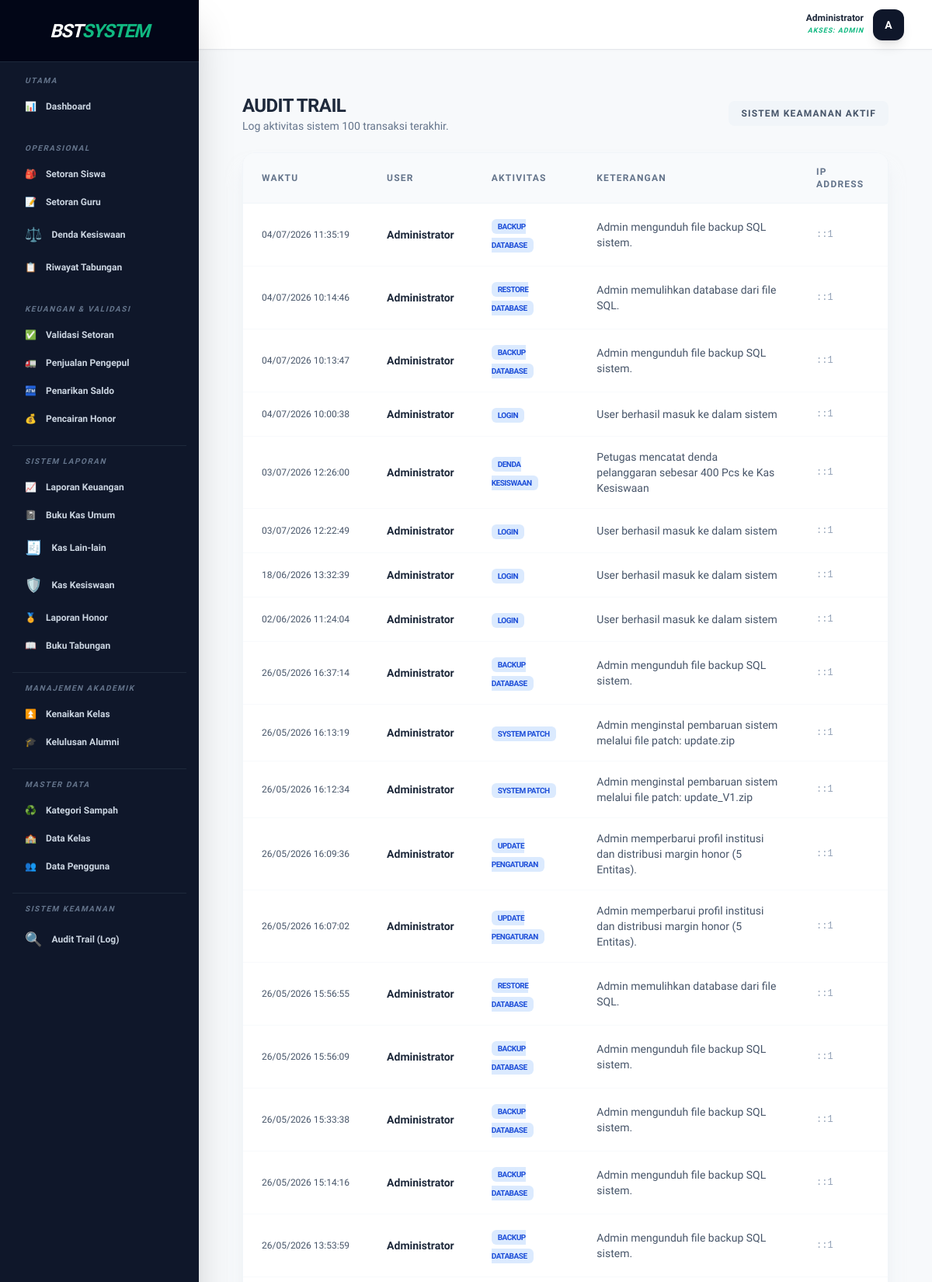
/public/pengaturan/logs (signed in, upper part), run on the app's committed database.
### tables this page shows
CREATE TABLE `activity_logs` (
  `id` int(11) NOT NULL AUTO_INCREMENT,
  `user_id` int(11) NOT NULL,
  `activity` varchar(255) NOT NULL,
  `description` text DEFAULT NULL,
  `ip_address` varchar(45) DEFAULT NULL,
  `created_at` timestamp NOT NULL DEFAULT current_timestamp(),
  PRIMARY KEY (`id`),
  KEY `user_id` (`user_id`),
  CONSTRAINT `activity_logs_ibfk_1` FOREIGN KEY (`user_id`) REFERENCES `users` (`id`)
);

CREATE TABLE `users` (
  `id` int(11) NOT NULL AUTO_INCREMENT,
  `nama` varchar(100) NOT NULL,
  `username` varchar(50) NOT NULL,
  `password` varchar(255) NOT NULL,
  `role` enum('admin','guru','siswa','staff','alumni') NOT NULL,
  `kelas_id` int(11) DEFAULT NULL,
  `angkatan` varchar(10) DEFAULT NULL,
  `is_active` tinyint(1) NOT NULL DEFAULT 1,
  `deleted_at` timestamp NULL DEFAULT NULL,
  PRIMARY KEY (`id`)
);

### app/Controllers/PengaturanController.php (called while the page is built, shortened)
<?php
require_once __DIR__ . '/../Core/Database.php';
class PengaturanController {
    private $db;
    public function __construct() {
        $this->db = Database::getInstance()->getConnection();
    }
    public function logs() {
        $sql = "SELECT l.*, u.nama
                FROM activity_logs l
                JOIN users u ON l.user_id = u.id
                ORDER BY l.created_at DESC LIMIT 100";
        $logs = $this->db->query($sql)->fetchAll();
        require_once __DIR__ . '/../../views/layouts/admin.php';
    }
}

### app/Core/Database.php (called while the page is built, shortened)
<?php
class Database {
    private static $instance = null;
    private $conn;
    private function __construct() {
        try {
            $dsn = "mysql:host=" . DB_HOST . ";dbname=" . DB_NAME . ";charset=utf8mb4";
            $options = [
                PDO::ATTR_ERRMODE => PDO::ERRMODE_EXCEPTION,
                PDO::ATTR_DEFAULT_FETCH_MODE => PDO::FETCH_ASSOC,
                PDO::ATTR_EMULATE_PREPARES => false,
            ];
            $this->conn = new PDO($dsn, DB_USER, DB_PASS, $options);
        } catch (PDOException $e) {
            die("Koneksi Database Gagal: " . $e->getMessage());
        }
    }
    public static function getInstance() {
        if (self::$instance === null) {
            self::$instance = new self();
        }
        return self::$instance;
    }
    public function getConnection() {
        return $this->conn;
    }
}

### views/admin/pengaturan/logs.php (the view)
<div class="p-6">
    <div class="flex justify-between items-center mb-6">
        <div>
            <h1 class="text-2xl font-black text-slate-800 uppercase tracking-tight">Audit Trail</h1>
            <p class="text-sm text-slate-500 font-medium">Log aktivitas sistem 100 transaksi terakhir.</p>
        </div>
        <div class="bg-slate-100 px-4 py-2 rounded-lg text-xs font-bold text-slate-600 tracking-widest uppercase">
            Sistem Keamanan Aktif
        </div>
    </div>
    <div class="bg-white rounded-2xl shadow-xl shadow-slate-200/50 border border-slate-100 overflow-hidden">
        <div class="overflow-x-auto">
            <table class="w-full text-left border-collapse">
                <thead>
                    <tr class="bg-slate-50 border-b border-slate-100">
                        <th class="px-6 py-4 text-xs font-black text-slate-500 uppercase tracking-widest">Waktu</th>
                        <th class="px-6 py-4 text-xs font-black text-slate-500 uppercase tracking-widest">User</th>
                        <th class="px-6 py-4 text-xs font-black text-slate-500 uppercase tracking-widest">Aktivitas</th>
                        <th class="px-6 py-4 text-xs font-black text-slate-500 uppercase tracking-widest">Keterangan</th>
                        <th class="px-6 py-4 text-xs font-black text-slate-500 uppercase tracking-widest">IP Address</th>
                    </tr>
                </thead>
                <tbody class="divide-y divide-slate-50">
                    <?php if (empty($logs)): ?>
                        <tr>
                            <td colspan="5" class="px-6 py-12 text-center text-slate-400 italic">Belum ada catatan aktivitas.</td>
                        </tr>
                    <?php else: ?>
                        <?php foreach ($logs as $log): ?>
                            <tr class="hover:bg-slate-50/50 transition-colors">
                                <td class="px-6 py-4 text-xs text-slate-600 whitespace-nowrap">
                                    <?= date('d/m/Y H:i:s', strtotime($log['created_at'])) ?>
                                </td>
                                <td class="px-6 py-4">
                                    <span class="text-sm font-bold text-slate-800"><?= htmlspecialchars($log['nama']) ?></span>
                                </td>
                                <td class="px-6 py-4">
                                    <span class="px-2 py-1 bg-blue-100 text-blue-700 text-[10px] font-black uppercase rounded-md tracking-tighter">
                                        <?= htmlspecialchars($log['activity']) ?>
                                    </span>
                                </td>
                                <td class="px-6 py-4 text-sm text-slate-600">
                                    <?= htmlspecialchars($log['description']) ?>
                                </td>
                                <td class="px-6 py-4 text-xs font-mono text-slate-400">
                                    <?= htmlspecialchars($log['ip_address']) ?>
                                </td>
                            </tr>
                        <?php endforeach; ?>
                    <?php endif; ?>
                </tbody>
            </table>
        </div>
    </div>
</div>

### views/layouts/admin.php (style rules this page uses)
body { font-family: 'Plus Jakarta Sans', sans-serif; background-color: #f8fafc; }

### data on the page
activity_logs: created_at "04/07/2026 11:35:19", user.nama "Administrator", activity "BACKUP DATABASE", description "Admin mengunduh file backup SQL sistem.", ip_address "::1"
activity_logs: created_at "04/07/2026 10:14:46", user.nama "Administrator", activity "RESTORE DATABASE", description "Admin memulihkan database dari file SQL.", ip_address "::1"
activity_logs: created_at "04/07/2026 10:13:47", user.nama "Administrator", activity "BACKUP DATABASE", description "Admin mengunduh file backup SQL sistem.", ip_address "::1"
activity_logs: created_at "04/07/2026 10:00:38", user.nama "Administrator", activity "LOGIN", description "User berhasil masuk ke dalam sistem", ip_address "::1"
activity_logs: created_at "03/07/2026 12:26:00", user.nama "Administrator", activity "DENDA KESISWAAN", description "Petugas mencatat denda pelanggaran sebesar 400 Pcs ke Kas Kesiswaan", ip_address "::1"
activity_logs: created_at "03/07/2026 12:22:49", user.nama "Administrator", activity "LOGIN", description "User berhasil masuk ke dalam sistem", ip_address "::1"
activity_logs: created_at "18/06/2026 13:32:39", user.nama "Administrator", activity "LOGIN", description "User berhasil masuk ke dalam sistem", ip_address "::1"
activity_logs: created_at "02/06/2026 11:24:04", user.nama "Administrator", activity "LOGIN", description "User berhasil masuk ke dalam sistem", ip_address "::1"
activity_logs: created_at "26/05/2026 16:37:14", user.nama "Administrator", activity "BACKUP DATABASE", description "Admin mengunduh file backup SQL sistem.", ip_address "::1"
activity_logs: created_at "26/05/2026 16:13:19", user.nama "Administrator", activity "SYSTEM PATCH", description "Admin menginstal pembaruan sistem melalui file patch: update.zip", ip_address "::1"
activity_logs: created_at "26/05/2026 16:12:34", user.nama "Administrator", activity "SYSTEM PATCH", description "Admin menginstal pembaruan sistem melalui file patch: update_V1.zip", ip_address "::1"
activity_logs: created_at "26/05/2026 16:09:36", user.nama "Administrator", activity "UPDATE PENGATURAN", description "Admin memperbarui profil institusi dan distribusi margin honor (5 Entitas).", ip_address "::1"
activity_logs: created_at "26/05/2026 16:07:02", user.nama "Administrator", activity "UPDATE PENGATURAN", description "Admin memperbarui profil institusi dan distribusi margin honor (5 Entitas).", ip_address "::1"
activity_logs: created_at "26/05/2026 15:56:55", user.nama "Administrator", activity "RESTORE DATABASE", description "Admin memulihkan database dari file SQL.", ip_address "::1"
activity_logs: created_at "26/05/2026 15:56:09", user.nama "Administrator", activity "BACKUP DATABASE", description "Admin mengunduh file backup SQL sistem.", ip_address "::1"
activity_logs: created_at "26/05/2026 15:33:38", user.nama "Administrator", activity "BACKUP DATABASE", description "Admin mengunduh file backup SQL sistem.", ip_address "::1"
activity_logs: created_at "26/05/2026 15:14:16", user.nama "Administrator", activity "BACKUP DATABASE", description "Admin mengunduh file backup SQL sistem.", ip_address "::1"
activity_logs: created_at "26/05/2026 13:53:59", user.nama "Administrator", activity "BACKUP DATABASE", description "Admin mengunduh file backup SQL sistem.", ip_address "::1"

### other printed values
$_SESSION['nama'] "Administrator"
$_SESSION['role'] "ADMIN"
substr($_SESSION['nama'], 0, 1) "A"
